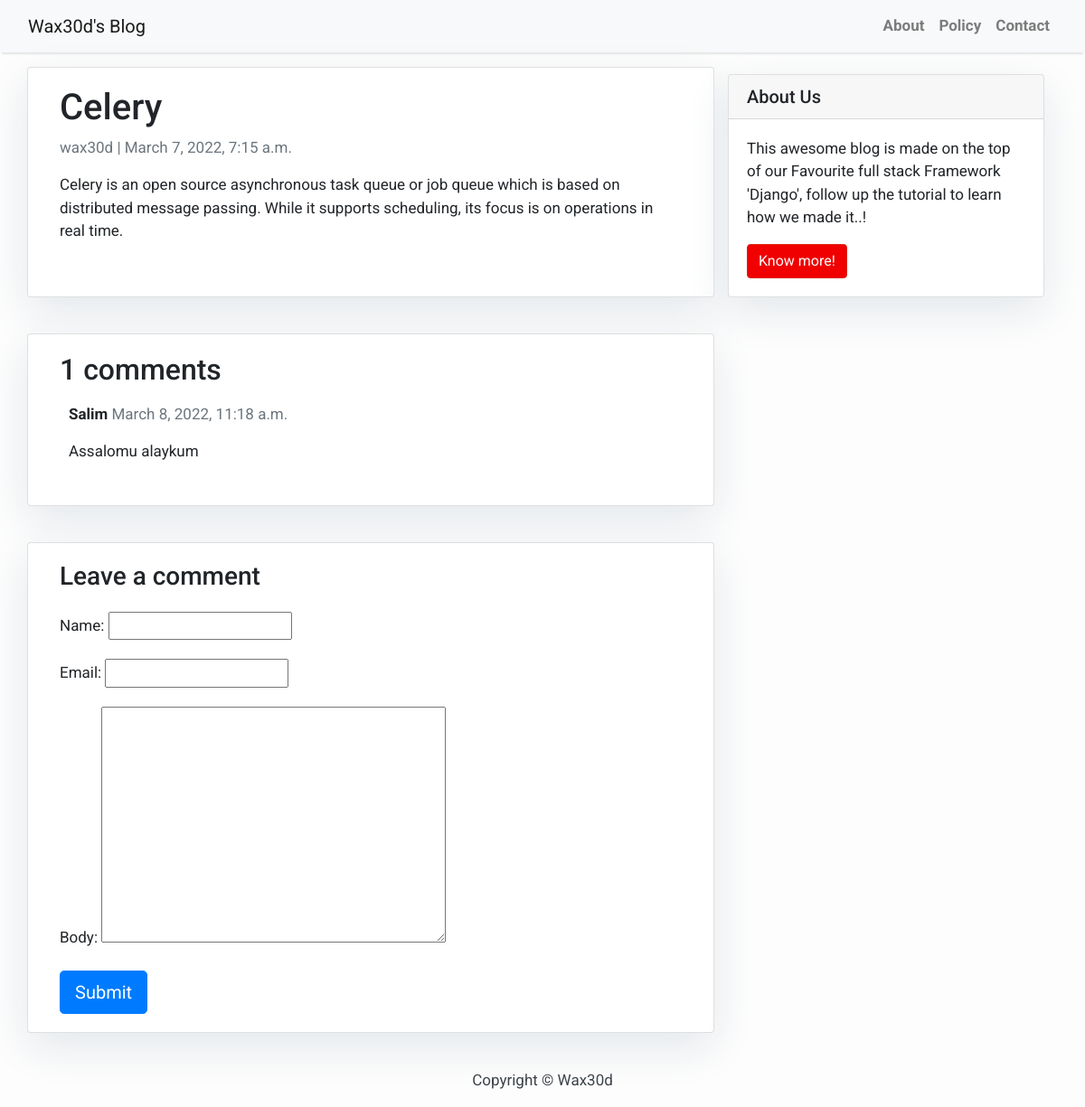
/celery/, run on the app's committed database.
### blog/models.py (models this page shows, shortened)
class Post(models.Model):
    title = models.CharField(max_length=200, unique=True)
    slug = models.SlugField(max_length=200, unique=True)
    author = models.ForeignKey(User, on_delete=models.CASCADE, related_name='blog_posts')
    updated_on = models.DateTimeField(auto_now=True)
    content = models.TextField()
    created_on = models.DateTimeField(auto_now_add=True)
    status = models.IntegerField(choices=STATUS, default=0)
    class Meta:
        ordering = ['-created_on']

class Comment(models.Model):
    post = models.ForeignKey(Post, on_delete=models.CASCADE, related_name='comments')
    name = models.CharField(max_length=80)
    email = models.EmailField()
    body = models.TextField()
    created_on = models.DateTimeField(auto_now_add=True)
    active = models.BooleanField(default=False)
    class Meta:
        ordering = ['created_on']

### blog/views.py (the view)
# urls.py: path('<slug:slug>/', views.post_detail, name='post_detail'),
def post_detail(request, slug):
    template_name = 'post_detail.html'
    post = get_object_or_404(Post, slug=slug)
    comments = post.comments.filter(active=True)
    new_comment = None
    if request.method == 'POST':
        comment_form = CommentForm(data=request.POST)
        if comment_form.is_valid():
            new_comment = comment_form.save(commit=False)
            new_comment.post = post
            new_comment.save()
    else:
        comment_form = CommentForm()
    return render(request, template_name, {'post': post,
                                           'comments': comments,
                                           'new_comment': new_comment,
                                           'comment_form': comment_form})

### blog/forms.py
class CommentForm(forms.ModelForm):
    class Meta:
        model = Comment
        fields = ('name', 'email', 'body')

### blog/templates/post_detail.html (shortened to what this page needs)
{% extends 'base.html' %} {% block content %}
<div class="container">
  <div class="row">
    <div class="col-md-8 card mb-4  mt-3 left  top">
      <div class="card-body">
        <h1>{% block title %} {{ post.title }} {% endblock title %}</h1>
        <p class=" text-muted">{{ post.author }} | {{ post.created_on }}</p>
        <p class="card-text ">{{ post.content | safe }}</p>
      </div>
    </div>
    {% block sidebar %} {% include 'sidebar.html' %} {% endblock sidebar %}
    <div class="col-md-8 card mb-4  mt-3 ">
      <div class="card-body">
        <h2>{{ comments.count }} comments</h2>
        {% for comment in comments %}
        <div class="comments" style="padding: 10px;">
          <p class="font-weight-bold">
            {{ comment.name }}
            <span class=" text-muted font-weight-normal">
              {{ comment.created_on }}
            </span>
          </p>
          {{ comment.body | linebreaks }}
        </div>
        {% endfor %}
      </div>
    </div>
    <div class="col-md-8 card mb-4  mt-3 ">
      <div class="card-body">
        {% if new_comment %}
        <div class="alert alert-success" role="alert">
          Your comment is awaiting moderation
        </div>
        {% else %}
        <h3>Leave a comment</h3>
        <form method="post" style="margin-top: 1.3em;">
          {{ comment_form.as_p }}
          <button type="submit" class="btn btn-primary  btn-lg">Submit</button>
        </form>
        {% endif %}
      </div>
    </div>
  </div>
</div>
{% endblock content %}

### blog/templates/base.html (style rules this page uses)
body { font-family: "Roboto", sans-serif; font-size: 17px; background-color: #fdfdfd; }

### blog/templates/sidebar.html (style rules this page uses)
.card { box-shadow: 0 16px 48px #E3E7EB; }

### data on the page
Post: title "Celery", author "wax30d", created_on "March 7, 2022, 7:15 a.m.", content "Celery is an open source asynchronous task queue or job queue which is based on distributed message passing. While it supports scheduling, its focus is on operations in real time."
Comment: name "Salim", created_on "March 8, 2022, 11:18 a.m.", body "Assalomu alaykum"

### other printed values
{{ comments.count }} "1"
